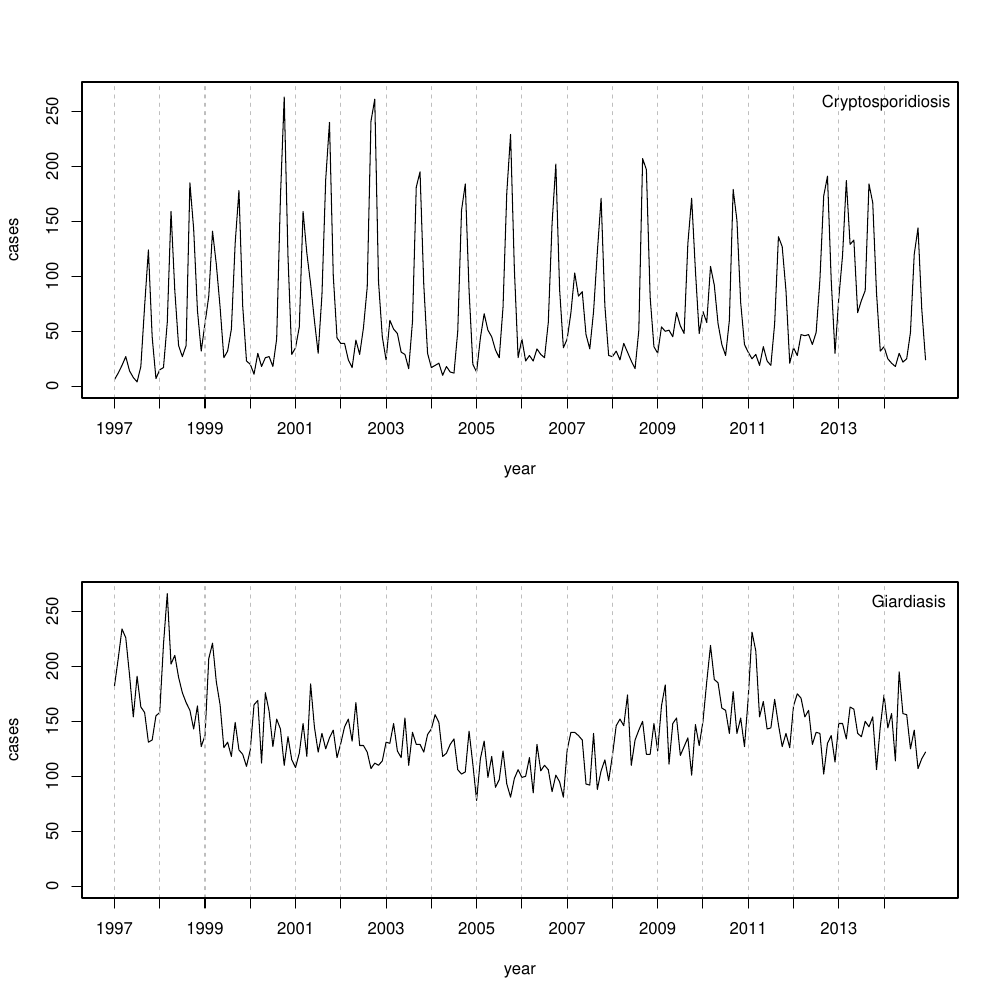

R code for this plot:
# time series
giardia<-read.table('giardia_time_series.csv',header=T,sep=',')
matplot(giardia[1:18,2:13],type='l')
crypto<-read.table('crypto_time_series.csv',header=T,sep=',')
matplot(crypto[1:18,2:13],type='l')
library(tidyr)

library(reshape2)
g.ts <- ts(as.vector(t(as.matrix(giardia[1:18,2:13]))))
c.ts <- ts(as.vector(t(as.matrix(crypto[1:18,2:13]))))
pdf("time_series.pdf",width=10,height=10)
par(mfrow=c(2,1))
plot(c.ts,xaxt='n',ylab="cases",xlab="year",ylim=c(0,max(g.ts,c.ts)))
abline(v=seq(from=1,to=length(c.ts),by=12),lty=2,col='grey')
axis(side=1,at=seq(from=1,to=length(c.ts),by=12),labels=1997:2014)
legend('topright',"Cryptosporidiosis",bty='n')
plot(g.ts,xaxt='n',ylab="cases",xlab="year",ylim=c(0,max(g.ts,c.ts)))
abline(v=seq(from=1,to=length(g.ts),by=12),lty=2,col='grey')
axis(side=1,at=seq(from=1,to=length(g.ts),by=12),labels=1997:2014)
legend('topright',"Giardiasis ",bty='n')
dev.off()
